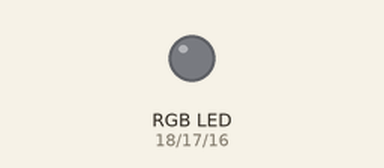
Simulated run of this sketch. Board: Arduino Uno, built with avr-gcc and run on an emulated ATmega328P. Parts: an RGB LED mixed from three pins (HIGH = lit).

Above: at 0.2 s.
At 3.2 s:
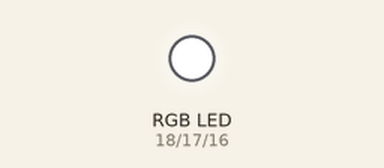
Timing chart, 0 to 5.0 s (numbered marks = the images above):
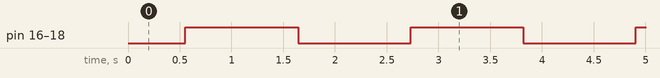

The sketch:

rgb_led_test.ino
```cpp
const int RED_PIN = 18;    // RED pin of the LED to PWM pin 4
const int GREEN_PIN = 17 ;  // GREEN pin of the LED to PWM pin 5
const int BLUE_PIN = 16;   // BLUE pin of the LED to PWM pin 6
const int LED_UPDATE_RATE = 20;
int brightness = 0; // LED brightness
int increment = 5;  // brightness increment
long timer;

void setup()
{
  pinMode(RED_PIN, OUTPUT);
  pinMode(GREEN_PIN, OUTPUT);
  pinMode(BLUE_PIN, OUTPUT);
  Serial.begin(115200);

  timer = millis();
}

void loop()
{
  if ((millis() - timer > LED_UPDATE_RATE)) {
    brightness = brightness + increment;  // increment brightness for next loop iteration

    if (brightness <= 0 || brightness >= 255)    // reverse the direction of the fading
    {
      increment = -increment;
    }
    brightness = constrain(brightness, 0, 255);
    analogWrite(RED_PIN, brightness);
    analogWrite(GREEN_PIN, brightness);
    analogWrite(BLUE_PIN, brightness);
    timer = millis();
  }
}
```

Measured:
- by itself, pin 16 (BLUE_PIN), pin 17 (GREEN_PIN), pin 18 (RED_PIN): alternates HIGH for 1.1 s and LOW for 1.1 s
